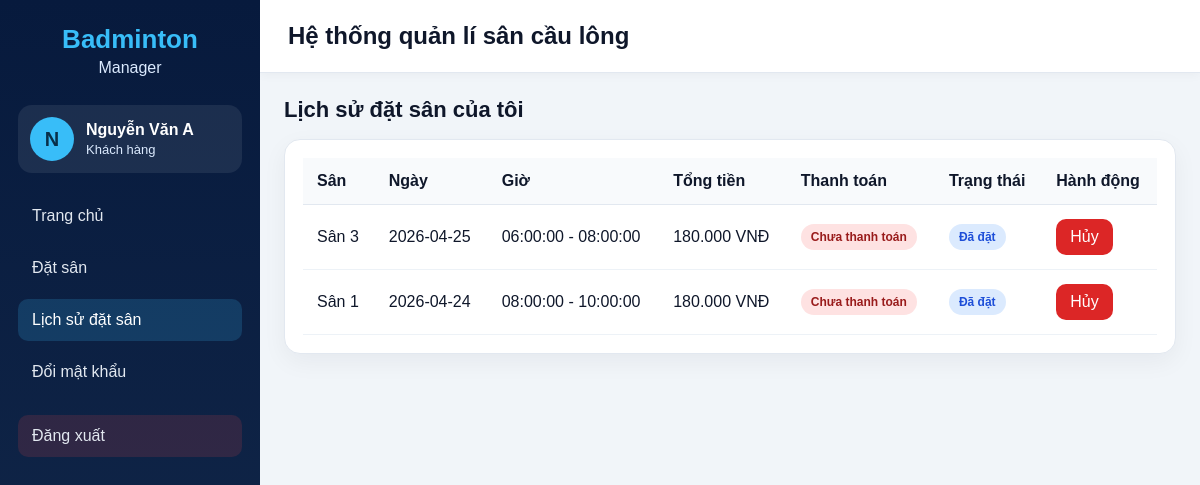
/customer/my_bookings.php (signed in), run on the app's committed database.
### tables this page shows
CREATE TABLE bookings (
    id INT AUTO_INCREMENT PRIMARY KEY,
    user_id INT NOT NULL,
    court_id INT NOT NULL,
    booking_date DATE NOT NULL,
    start_time TIME NOT NULL,
    end_time TIME NOT NULL,
    total_price DECIMAL(10,2) NOT NULL,
    payment_status ENUM('unpaid', 'paid') NOT NULL DEFAULT 'unpaid',
    status ENUM('confirmed', 'cancelled') NOT NULL DEFAULT 'confirmed',
    created_at TIMESTAMP DEFAULT CURRENT_TIMESTAMP,
    CONSTRAINT fk_bookings_user
        FOREIGN KEY (user_id) REFERENCES users(id)
        ON DELETE CASCADE
        ON UPDATE CASCADE,
    CONSTRAINT fk_bookings_court
        FOREIGN KEY (court_id) REFERENCES courts(id)
        ON DELETE CASCADE
        ON UPDATE CASCADE
);

CREATE TABLE courts (
    id INT AUTO_INCREMENT PRIMARY KEY,
    name VARCHAR(50) NOT NULL,
    status ENUM('active', 'maintenance') NOT NULL DEFAULT 'active'
);

### includes/functions.php (called while the page is built, shortened)
<?php
function e($value)
{
    return htmlspecialchars((string)$value, ENT_QUOTES, 'UTF-8');
}
function formatMoney($number)
{
    return number_format((float)$number, 0, ',', '.') . ' VNĐ';
}
function bookingCanBeCancelled($bookingDate, $startTime)
{
    $bookingDateTime = strtotime($bookingDate . ' ' . $startTime);
    return $bookingDateTime > time();
}
?>

### customer/my_bookings.php (the view, shortened to what this page needs)
<?php
require_once '../config/database.php';
require_once '../includes/functions.php';
require_once '../includes/header.php';
$sql = "SELECT b.*, c.name AS court_name
        FROM bookings b
        JOIN courts c ON b.court_id = c.id
        WHERE b.user_id = ?
        ORDER BY b.booking_date DESC, b.start_time DESC";
$stmt = mysqli_prepare($conn, $sql);
mysqli_stmt_bind_param($stmt, "i", $_SESSION['user']['id']);
mysqli_stmt_execute($stmt);
$result = mysqli_stmt_get_result($stmt);
?>
<div class="page-title">
    <h2>Lịch sử đặt sân của tôi</h2>
</div>
<div class="table-wrapper">
    <table>
        <tr>
            <th>Sân</th>
            <th>Ngày</th>
            <th>Giờ</th>
            <th>Tổng tiền</th>
            <th>Thanh toán</th>
            <th>Trạng thái</th>
            <th>Hành động</th>
        </tr>
        <?php while ($row = mysqli_fetch_assoc($result)): ?>
            <tr>
                <td><?= e($row['court_name']) ?></td>
                <td><?= $row['booking_date'] ?></td>
                <td><?= $row['start_time'] ?> - <?= $row['end_time'] ?></td>
                <td><?= formatMoney($row['total_price']) ?></td>
                <td>
                    <span class="badge <?= $row['payment_status'] === 'paid' ? 'badge-paid' : 'badge-unpaid' ?>">
                        <?= $row['payment_status'] === 'paid' ? 'Đã thanh toán' : 'Chưa thanh toán' ?>
                    </span>
                </td>
                <td>
                    <span class="badge <?= $row['status'] === 'confirmed' ? 'badge-confirmed' : 'badge-cancelled' ?>">
                        <?= $row['status'] === 'confirmed' ? 'Đã đặt' : 'Đã hủy' ?>
                    </span>
                </td>
                <td>
                    <?php if ($row['status'] === 'confirmed' && bookingCanBeCancelled($row['booking_date'], $row['start_time'])): ?>
                        <a class="button-danger" onclick="return confirm('Bạn có chắc muốn hủy booking này?')" href="/badminton-manager/customer/cancel_booking.php?id=<?= $row['id'] ?>">Hủy</a>
                    <?php else: ?>
                        -
                    <?php endif; ?>
                </td>
            </tr>
        <?php endwhile; ?>
    </table>
</div>
<?php require_once '../includes/footer.php'; ?>

### assets/style.css (style rules this page uses)
* { margin: 0; padding: 0; box-sizing: border-box; }
body { font-family: Arial, sans-serif; background: #f1f5f9; color: #0f172a; }
a { text-decoration: none; }
.page-title { display: flex; justify-content: space-between; align-items: center; gap: 14px; margin-bottom: 16px; }
.page-title h2 { font-size: 22px; }
.table-wrapper { background: #fff; border-radius: 16px; padding: 18px; border: 1px solid #e2e8f0; box-shadow: 0 8px 24px rgba(15, 23, 42, 0.05); overflow-x: auto; margin-bottom: 24px; }
table { width: 100%; border-collapse: collapse; }
table th { background: #f8fafc; padding: 14px; text-align: left; border-bottom: 1px solid #e2e8f0; }
table td { padding: 14px; border-bottom: 1px solid #edf2f7; }
.button-danger { display: inline-block; background: #dc2626; color: #fff; padding: 9px 14px; border-radius: 10px; }
.badge { display: inline-block; padding: 6px 10px; border-radius: 999px; font-size: 12px; font-weight: bold; }
.badge-unpaid { background: #fee2e2; color: #991b1b; }
.badge-confirmed { background: #dbeafe; color: #1d4ed8; }

### data on the page
bookings: court.name "Sân 3", booking_date "2026-04-25", start_time "06:00:00", end_time "08:00:00", total_price "180.000 VNĐ", payment_status "Chưa thanh toán", status "Đã đặt"
bookings: court.name "Sân 1", booking_date "2026-04-24", start_time "08:00:00", end_time "10:00:00", total_price "180.000 VNĐ", payment_status "Chưa thanh toán", status "Đã đặt"

### other printed values
substr($_SESSION['user']['full_name'], 0, 1) "N"
$_SESSION['user']['full_name'] "Nguyễn Văn A"
